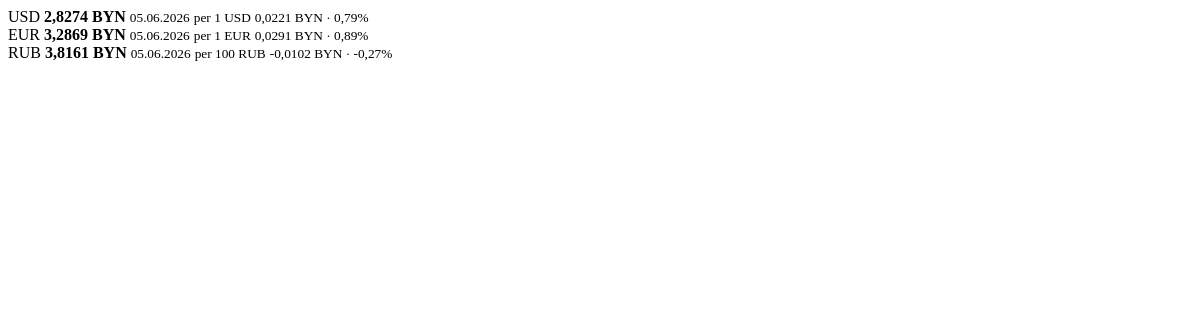
The app's page /partials/latest-rates/, older data.
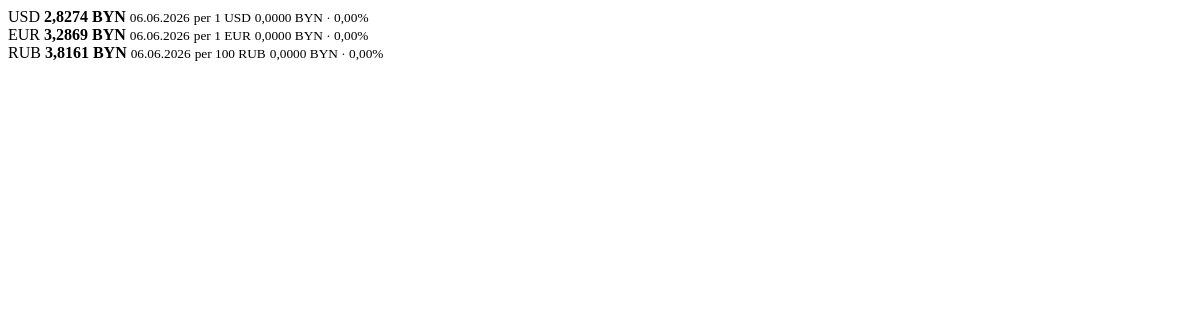
The same page, newer data.
### apps/common/models.py (models this page shows, shortened)
class TimeStampedModel(models.Model):
	created_at = models.DateTimeField(auto_now_add=True)
	updated_at = models.DateTimeField(auto_now=True)
	class Meta:
		abstract = True

class ExchangeRateHistory(TimeStampedModel):
	class Source(models.TextChoices):
		NBRB = 'nbrb', 'NBRB API'
	currency = models.ForeignKey(Currency, on_delete=models.CASCADE, related_name='rate_history')
	rate_date = models.DateField()
	rate_byn = models.DecimalField(max_digits=18, decimal_places=6)
	usd_cross_rate = models.DecimalField(max_digits=18, decimal_places=10)
	scale = models.PositiveIntegerField(default=1)
	source = models.CharField(max_length=16, choices=Source.choices, default=Source.NBRB)
	source_currency_id = models.PositiveIntegerField()
	payload = models.JSONField(default=dict, blank=True)
	class Meta:
		ordering = ['-rate_date', 'currency__code']
		constraints = [
			models.UniqueConstraint(fields=['currency', 'rate_date', 'source'], name='unique_exchange_rate_per_day_source'),
		]
		verbose_name = 'Exchange rate history'
		verbose_name_plural = 'Exchange rate history'

### apps/dashboard/views.py (the view)
# urls.py: path('partials/latest-rates/', views.dashboard_latest_rates, name='latest_rates'),
def dashboard_latest_rates(request):
    return render(
        request,
        'dashboard/partials/latest_rates.html',
        {'latest_rate_cards': _latest_rate_cards()},
    )

### apps/common/dates.py (called while the page is built)
def format_display_date(value: date | datetime | None) -> str:
	if value is None:
		return ''
	if isinstance(value, datetime):
		if timezone.is_aware(value):
			value = timezone.localtime(value)
		return value.strftime(DATE_DISPLAY_FORMAT)
	return value.strftime(DATE_DISPLAY_FORMAT)

### apps/core/context_processors.py (called while the page is built)
def project_settings(request):
    return {
        'project_name': 'Personal Finance',
        'reporting_base_currency': settings.REPORTING_BASE_CURRENCY,
    }

### apps/core/templatetags/pf_extras.py (called while the page is built)
@register.filter
def display_date(value):
	return format_display_date(value)

### templates/dashboard/partials/latest_rates.html
<section class="metric-grid compact-grid">
    {% for card in latest_rate_cards %}
        <article class="metric-card accent-gold">
            <span>{{ card.code }}</span>
            <strong>{{ card.display_rate_byn|floatformat:4 }} BYN</strong>
            <small>{{ card.latest.rate_date|display_date }}</small>
            <small>per {{ card.latest.scale }} {{ card.code }}</small>
            {% if card.change_byn is not None %}
                <small class="{% if card.change_byn > 0 %}delta-up{% elif card.change_byn < 0 %}delta-down{% else %}muted{% endif %}">
                    {{ card.display_change_byn|floatformat:4 }} BYN · {{ card.change_pct|floatformat:2 }}%
                </small>
            {% else %}
                <small class="muted">No previous day loaded yet.</small>
            {% endif %}
        </article>
    {% empty %}
        <p class="empty-state">No rate cards available yet.</p>
    {% endfor %}
</section>

Row changes from the older to the newer data that the page shows:
no longer on this page (row edited): ExchangeRateHistory: code "USD", display_rate_byn "2,8274", latest.rate_date|display_date "05.06.2026", latest.scale "1", display_change_byn "0,0221", change_pct "0,79"
no longer on this page (row edited): ExchangeRateHistory: code "EUR", display_rate_byn "3,2869", latest.rate_date|display_date "05.06.2026", latest.scale "1", display_change_byn "0,0291", change_pct "0,89"
no longer on this page (row edited): ExchangeRateHistory: code "RUB", display_rate_byn "3,8161", latest.rate_date|display_date "05.06.2026", latest.scale "100", display_change_byn "-0,0102", change_pct "-0,27"
added ExchangeRateHistory: code "USD", display_rate_byn "2,8274", latest.rate_date|display_date "06.06.2026", latest.scale "1", display_change_byn "0,0000", change_pct "0,00"
added ExchangeRateHistory: code "EUR", display_rate_byn "3,2869", latest.rate_date|display_date "06.06.2026", latest.scale "1", display_change_byn "0,0000", change_pct "0,00"
added ExchangeRateHistory: code "RUB", display_rate_byn "3,8161", latest.rate_date|display_date "06.06.2026", latest.scale "100", display_change_byn "0,0000", change_pct "0,00"
